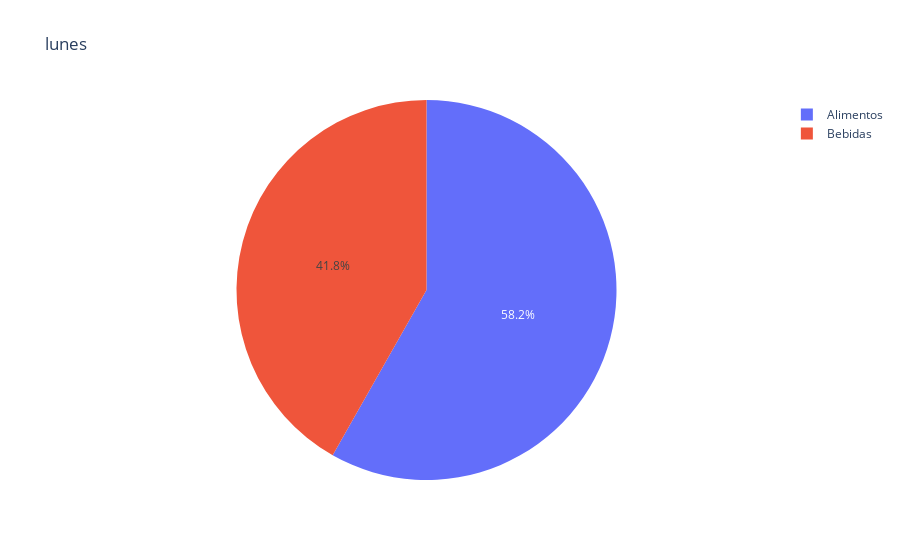
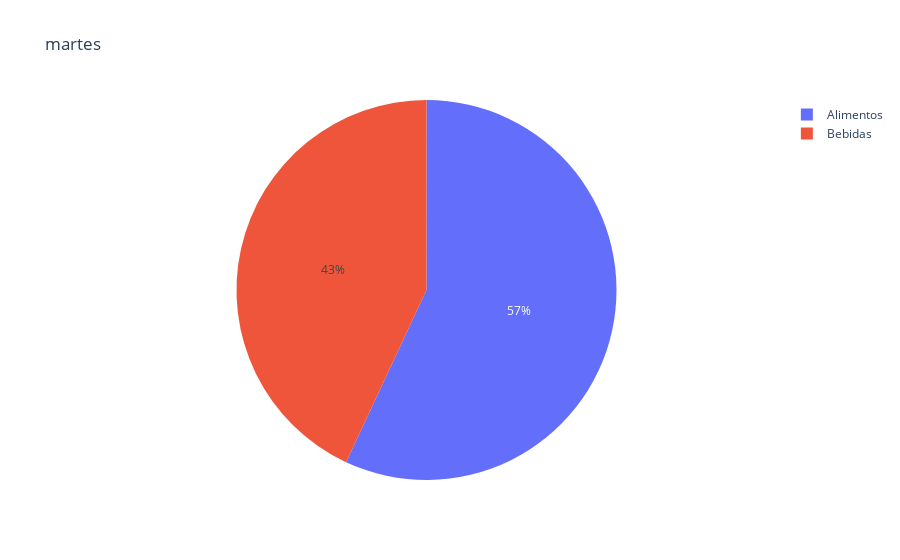
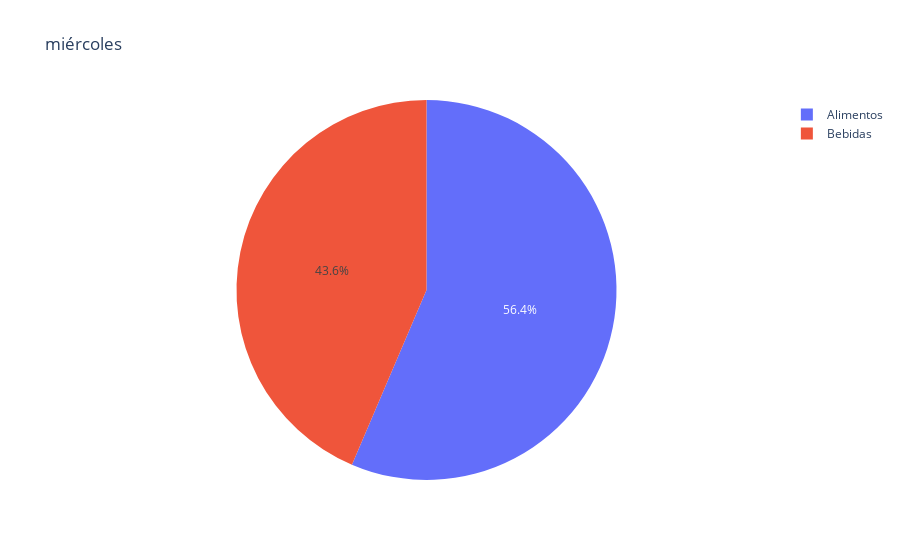
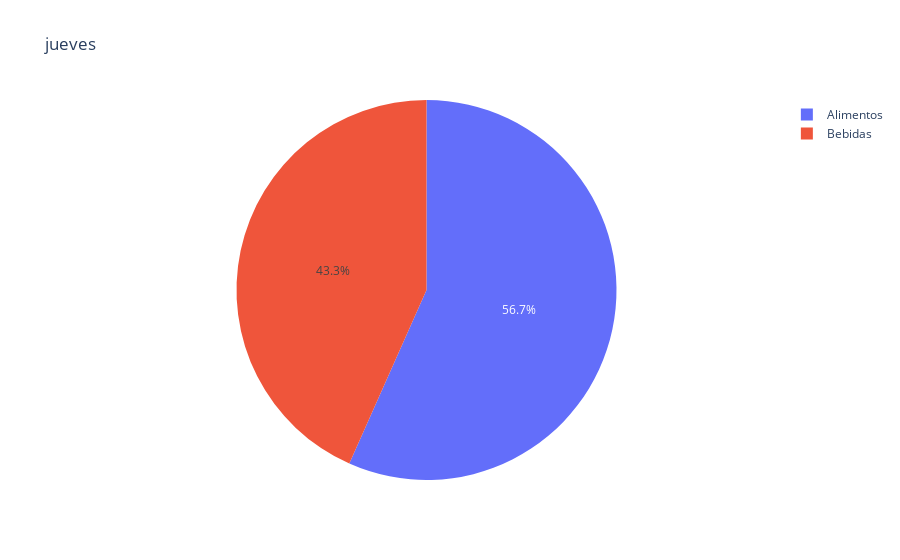

Notebook code cell kept with these figures, in order:
### Code cell
for i in weekFoodGroup:
    labels = list(weekFoodGroup[i].keys())[0:2]
    values = list(weekFoodGroup[i].values())[0:2]
    fig = go.Figure(data=[go.Pie(labels = labels, values = values)])
    fig.update_layout(title=i)
    fig.show()

### Figure 1 — Plotly figure (JSON) as saved in the notebook; plotly's stock layout.template omitted (floating-point values rounded to 4 significant figures)
{"data": [{"labels": ["Alimentos", "Bebidas"], "type": "pie", "values": [2617, 1878]}], "layout": {"title": {"text": "lunes"}}}

### Figure 2 — Plotly figure (JSON) as saved in the notebook; plotly's stock layout.template omitted (floating-point values rounded to 4 significant figures)
{"data": [{"labels": ["Alimentos", "Bebidas"], "type": "pie", "values": [2960, 2237]}], "layout": {"title": {"text": "martes"}}}

### Figure 3 — Plotly figure (JSON) as saved in the notebook; plotly's stock layout.template omitted (floating-point values rounded to 4 significant figures)
{"data": [{"labels": ["Alimentos", "Bebidas"], "type": "pie", "values": [3744, 2892]}], "layout": {"title": {"text": "miércoles"}}}

### Figure 4 — Plotly figure (JSON) as saved in the notebook; plotly's stock layout.template omitted (floating-point values rounded to 4 significant figures)
{"data": [{"labels": ["Alimentos", "Bebidas"], "type": "pie", "values": [3332, 2549]}], "layout": {"title": {"text": "jueves"}}}
